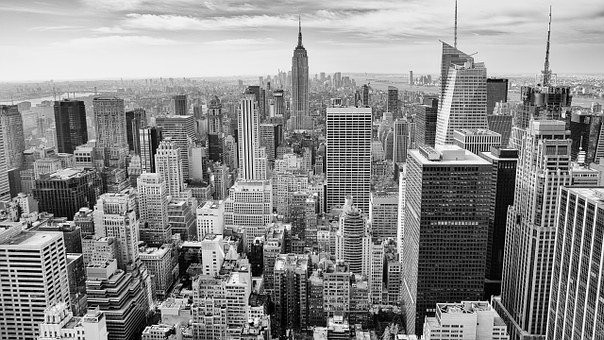
//> input picture histogramas/ciudad.jpg, 604 x 340 px, given in place of the camera
$ ./histograma_video   (built with g++ and OpenCV 4)
//> lines starting //> are read from the running program, lines starting //| are printed output that depends on the picture
#include <iostream>
#include <opencv2/opencv.hpp>
using namespace cv;
//Para compilar
//g++ -o histograma_video histograma_video.cpp -lopencv_core -lopencv_imgproc -lopencv_highgui -lopencv_imgcodecs -lopencv_videoio
void plotHist(Mat &hist, const char* title)
{
  //Grafica los histogramas
  Mat graf(800, 1024, CV_8UC3, Scalar(50, 50, 50));

  int scalax = cvRound(graf.cols/255);
  normalize(hist, hist, 0, graf.rows, NORM_MINMAX);
  for (size_t i = 1; i < hist.rows; i++)
  {
    line(graf, Point((i-1)*scalax,
        cvRound(graf.rows-hist.at<float>(i-1))),
        Point((i)*scalax,
        cvRound(graf.rows-hist.at<float>(i))),
        Scalar(50, 50, 255), 2);
  }

  imshow(title, graf);
}


int main()
{
  //Entrada de video por webcam 0
  VideoCapture cap(0);
  namedWindow("hist", WINDOW_AUTOSIZE);
  namedWindow("video", WINDOW_NORMAL);


  if(!cap.isOpened()) return 0;

  //Obtiene los fps y el retardo
  double fps = cap.get(CAP_PROP_FPS);
  int retardo = cvRound(1000/fps);

  //Matrices del frame y el histo
  Mat hist;
  Mat frame;

  //Variables para la función calcHist
  int histSize[] = {256};
  float range[] = {0, 256};
  const float *ranges[] = {range};

  while(1) //Para recorrer todos los frames del video
  {
    //Llena de ceros el histograma, para limpiarlo y tener fondo negro
    hist = 0;
    //Obtiene la imagen del video
    cap.read(frame);
//> frame is the input picture: 340 rows x 604 cols, CV_8UC3; min 0, max 255, mean 139.4
    //cap >> frame; //Otra forma de obtener la imagen del video

    if (frame.empty()) break; //Sale en caso de que no se lean los frames
    cvtColor(frame, frame, COLOR_BGR2GRAY); //Convierte el frame a escala de grises
//> frame: 340 rows x 604 cols, CV_8UC1

    calcHist(&frame, 1, 0, Mat(), hist, 1, histSize, ranges); //Calcula el histograma
//> hist = 256 values, max 2174 at index 239, min 110 at index 254, mean 802.2

    plotHist(hist, "hist"); //Grafica el histograma
//> in plotHist, `normalize(hist, hist, 0, graf.rows, NORM_MINMAX);`: hist = 256 values, max 800 at index 239, min 0 at index 254, mean 268.3
//> after the loop in plotHist, `for (size_t i = 1; i < hist.rows; i++)`:
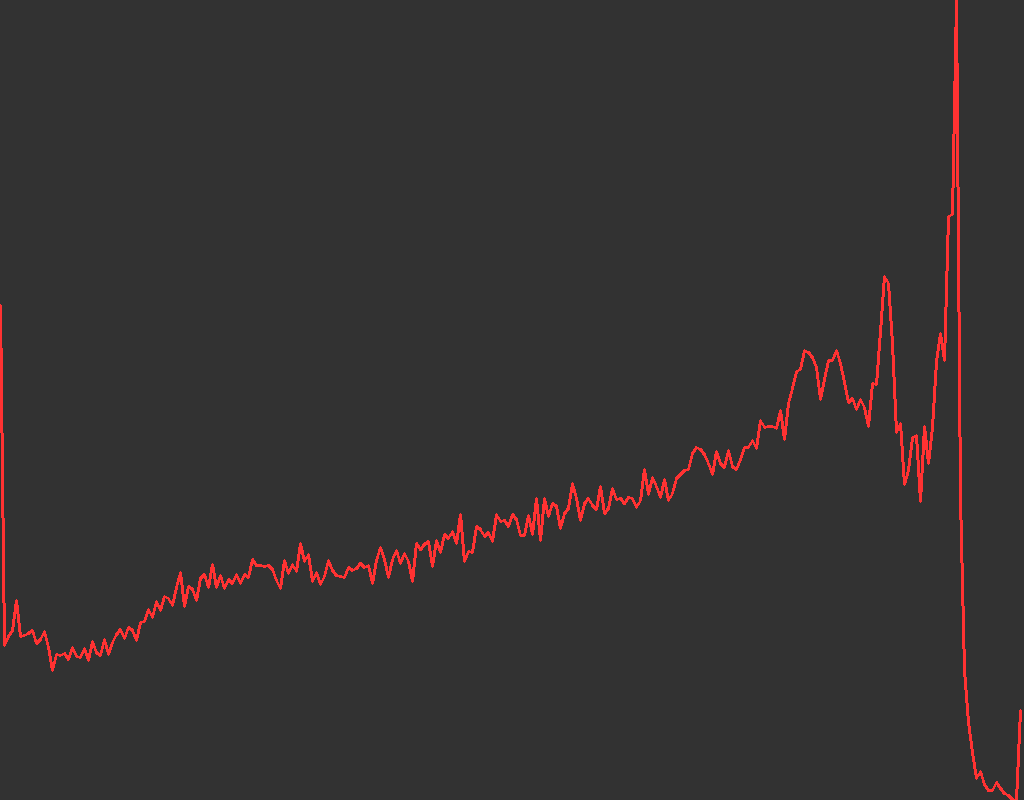
//> graf: 800 rows x 1024 cols, CV_8UC3; mean B, G, R 50, 50, 53.6
    imshow("video", frame); //Muestra el frame del video
    if(waitKey(retardo) > 0) break; //Hace el retardo en milisegundos y pregunta por una tecla
//> the Esc key is pressed


  }
  cap.release(); //Libera la entrada de audio
  destroyAllWindows();
  return 0;
}
